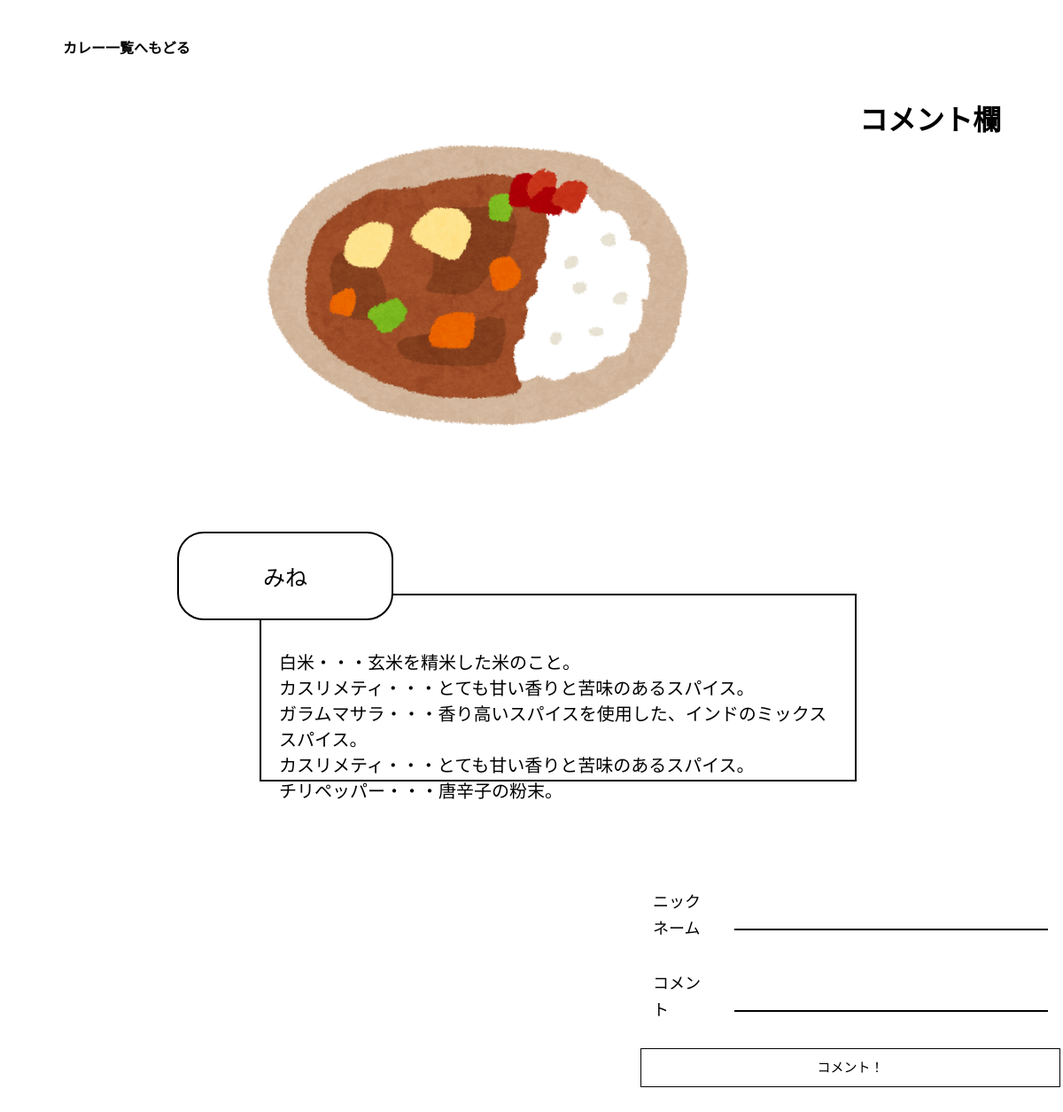
The app's page /work_about.php?id=2 with its own data.
### tables this page shows
CREATE TABLE `post` (
  `id` int(11) NOT NULL,
  `title` varchar(30) NOT NULL,
  `name` varchar(30) NOT NULL,
  `main` int(11) NOT NULL,
  `taste` int(11) NOT NULL,
  `flavor` int(11) NOT NULL,
  `hot_taste` int(11) NOT NULL,
  `post_date` datetime NOT NULL,
  `nice` int(11) NOT NULL
);

CREATE TABLE `spice` (
  `id` int(11) NOT NULL,
  `name` varchar(30) NOT NULL,
  `kind` varchar(30) NOT NULL,
  `description` text NOT NULL,
  `little_description` text NOT NULL
);

### work_about.php (called while the page is built, shortened)
<?php
require './func/func.php';
if (!empty($_GET['id'])) {
  $id = $_GET['id'];
} else {
  redirect('board.php?sort=new');
}
$array = array(
  'main' => [10,11,12],
  'taste' => [1,2,3],
  'flavor' => [4,5,6],
  'hot_taste' => [7,8,9],
);
$cn = new mysqli(HOST, DB_USER, DB_PASS, DB_NAME);
$cn->set_charset("utf-8");
$query = "SELECT * FROM post WHERE id = ?";
$stmt = $cn->prepare($query);
$stmt->bind_param("i",$id);
$stmt->execute();
$post_row = fetch_all($stmt);
$query = "SELECT * FROM spice WHERE id = ?";
$stmt = $cn->prepare($query);
$stmt->bind_param("i",$array['main'][$post_row[0]['main'] - 1]);
$stmt->execute();
$main = fetch_all($stmt);
$query = "SELECT * FROM spice WHERE id = ?";
$stmt = $cn->prepare($query);
$stmt->bind_param("i",$array['taste'][$post_row[0]['taste'] - 1]);
$stmt->execute();
$taste = fetch_all($stmt);
$query = "SELECT * FROM spice WHERE id = ?";
$stmt = $cn->prepare($query);
$stmt->bind_param("i",$array['flavor'][$post_row[0]['flavor'] - 1]);
$stmt->execute();
$flavor = fetch_all($stmt);
$query = "SELECT * FROM spice WHERE id = ?";
$stmt = $cn->prepare($query);
$stmt->bind_param("i",$array['hot_taste'][$post_row[0]['hot_taste'] - 1]);
$stmt->execute();
$hot_taste = fetch_all($stmt);
require_once './tpl/work_about.php';

### func/func.php (called while the page is built, shortened)
<?php
function fetch_all(& $stmt) {
  $hits = array();
  $params = array();
  $row = array();
  $meta = $stmt->result_metadata();
  while ($field = $meta->fetch_field()) {
      $params[] = &$row[$field->name];
  }
  call_user_func_array(array($stmt, 'bind_result'), $params);
  while ($stmt->fetch()) {
    $c = array();
    foreach($row as $key => $val) {
      $c[$key] = $val;
    }
    $hits[] = $c;
  }
  return $hits;
}

### tpl/work_about.php (the view, shortened to what this page needs)
<!DOCTYPE html>
<html lang="jn" dir="ltr">
<head>
  <link rel="stylesheet" href="work_about.css">
</head>
<body>
  <div id="container">
    <div id="header">
      <p>カレー一覧へもどる</p>
    </div>
    <div id="result_image">
      <div id="curry_image">
        <p><img src="curry.png"></p>
      </div>
    </div>
    <div id="description">
      <h1>コメント欄</h1>
    </div>
    <div class="board_table">
      <form action="#" method="post">
        <table>
          <tr>
            <td>ニックネーム</td>
            <td><input type="text" name="name" value=""></td>
          </tr>
          <tr>
            <td>コメント</td>
            <td><input type="text" name="msg" value=""></td>
          </tr>
          <tr>
            <th colspan="2" class="button_submit"><button type="submit">コメント！</button></th>
          </tr>
        </table>
      </form>
    </div>
    <div id="title">
      <p class="title_name"><?php echo $post_row[0]['name'] ?></p>
      <p class="title_info"><?php echo $main[0]['name'] ?>・・・<?php echo $main[0]['little_description'] ?><br><?php echo $taste[0]['name'] ?>・・・<?php echo $taste[0]['little_description'] ?><br><?php echo $flavor[0]['name'] ?>・・・<?php echo $flavor[0]['little_description'] ?><br><?php echo $taste[0]['name'] ?>・・・<?php echo $taste[0]['little_description'] ?><br><?php echo $hot_taste[0]['name'] ?>・・・<?php echo $hot_taste[0]['little_description'] ?></p>
    </div>
  </div>
</body>
</html>

### css/work_about.css (style rules this page uses)
* { margin:0 auto; padding:0 auto; }
img { max-width:500px; }
input { border:none; border-bottom:solid 2px black; width:350px; height:2em; font-size:15px; }
button { border:none; background-color:white; font-size:15px; line-height:40px; width:100%; transition:0.3s; border:solid 1px black; }
.button_submit { position:relative; top:10px; }
#container { display:grid; grid-template-rows:650px 1fr; grid-template-columns: 900px 1fr; height:100vh; width:100%; grid-template-areas: "areaA areaB" "areaC areaB"; }
#header { position:absolute; font-weight:bold; padding:40px; width:15%; height:15%; padding-left:70px; border:solid 1px white; background-color:white; transition:0.3s; }
#result_image { animation-name:fadein2; animation-duration: 1s; animation-fill-mode:forwards; animation-delay:4s; grid-area:areaA; position:relative; top:23%; left:10%; }
#description { animation-name:fadein2; animation-duration: 1s; animation-fill-mode:forwards; animation-delay:4s; grid-area:areaB; }
#description h1 { position:relative; top:2.5%; padding:0 auto; margin:0 auto; padding-top:80px; line-height:40px; }
.board_table { position:absolute; top:68%; left:60%; line-height:30px; font-size:18px; z-index:99; border-bottom:none; grid-area:areaB; }
.board_table td { padding:15px; }
#title { height:100vh; padding:0 auto; margin:0px; }
#title .title_name { margin-left:200px; margin-top:-50px; margin-bottom:50px; positon:relative; text-align:center; padding:30px; border:solid 2px black; border-radius:30px 30px/30px 30px; font-size:25px; width:20%; z-index:1; background-color:white; }
#title .title_info { position:relative; padding:20px; top:-10%; padding-top:60px; height:16%; z-index:-10; left:20%; font-size:20px; width:70%; border:solid 2px black; }

### records on screen
post: name "みね"
spice: name "白米", little_description "玄米を精米した米のこと。"
spice: name "カスリメティ", little_description "とても甘い香りと苦味のあるスパイス。"
spice: name "ガラムマサラ", little_description "香り高いスパイスを使用した、インドのミックススパイス。"
spice: name "チリペッパー", little_description "唐辛子の粉末。"
